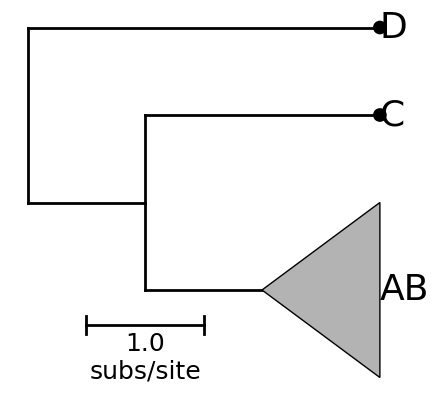

Python code for this plot:
import baltic as bt
from baltic import bt_utils

import matplotlib as mpl
from matplotlib import pyplot as plt
from matplotlib.gridspec import GridSpec

mpl.use("Agg")

treestring = '((("A":1,"B":1):1,"C":2):1,"D":3);'
ll = bt.make_tree(treestring, 'divergence')
ll.treeStats()

fig = plt.figure(figsize=(5,5),facecolor='w')
gs = GridSpec(1,1)

ax = plt.subplot(gs[0])

descendants = []
for k in ll.get_branches():
    if k.is_leaf() and k.name in ['A', 'B']:
        descendants.append(k)

commonAncestor = ll.find_MRCA(descendants)
ll.collapse_subtree_to_clade(commonAncestor, 'AB')

ll.plot_tree(ax)

def target_function(node):
    """
    Equivalent to anonymous function lambda k: k.is_leaflike()
    """
    return node.is_leaflike()

def x_coordinate_function(node):
    """
    Equivalent to anonymous function lambda k: k.is_leaflike()
    """
    if isinstance(node, bt.Clade):
        return node.lastHeight
    else:
        return node.height

ll.plot_text(ax, targetFxn = target_function, xCoordinateFxn = x_coordinate_function, size = 26)
ll.plot_points(ax)

bt_utils.plot_scale_bar(ax, xy = (0.5, 0.1), tree = ll, style = 'fancy', textKwargs={'fontsize': 18})
bt_utils.clean_axes(ax)

plt.savefig('basic-tree-clade.png', bbox_inches='tight')
